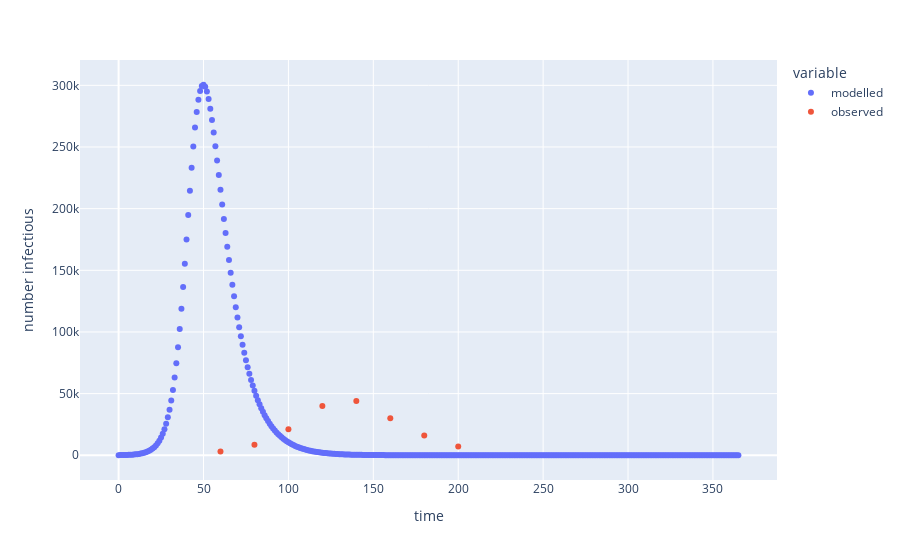

Notebook code cell kept with this figure:
### Code cell
sir_model.run(parameters)


pd.DataFrame(
    {
        "modelled": sir_model.get_outputs_df()["infectious"],
        "observed": data["active_cases"],
    }
).plot(kind="scatter", labels=output_labels)

### Figure 1 — Plotly figure (JSON) as saved in the notebook; plotly's stock layout.template omitted (floating-point values rounded to 4 significant figures; data arrays with more than 128 entries replaced by an {"elided": "..."} marker saying what was removed)
{"data": [{"hovertemplate": "variable=modelled<br>time=%{x}<br>number infectious=%{y}<extra></extra>", "legendgroup": "modelled", "marker": {"color": "#636efa", "symbol": "circle"}, "mode": "markers", "name": "modelled", "orientation": "v", "showlegend": true, "type": "scatter", "x": {"elided": "366 int values"}, "xaxis": "x", "y": {"elided": "366 float values"}, "yaxis": "y"}, {"hovertemplate": "variable=observed<br>time=%{x}<br>number infectious=%{y}<extra></extra>", "legendgroup": "observed", "marker": {"color": "#EF553B", "symbol": "circle"}, "mode": "markers", "name": "observed", "orientation": "v", "showlegend": true, "type": "scatter", "x": {"elided": "366 int values"}, "xaxis": "x", "y": {"elided": "366 int values"}, "yaxis": "y"}], "layout": {"legend": {"title": {"text": "variable"}, "tracegroupgap": 0}, "margin": {"t": 60}, "xaxis": {"anchor": "y", "domain": [0, 1], "title": {"text": "time"}}, "yaxis": {"anchor": "x", "domain": [0, 1], "title": {"text": "number infectious"}}}}
